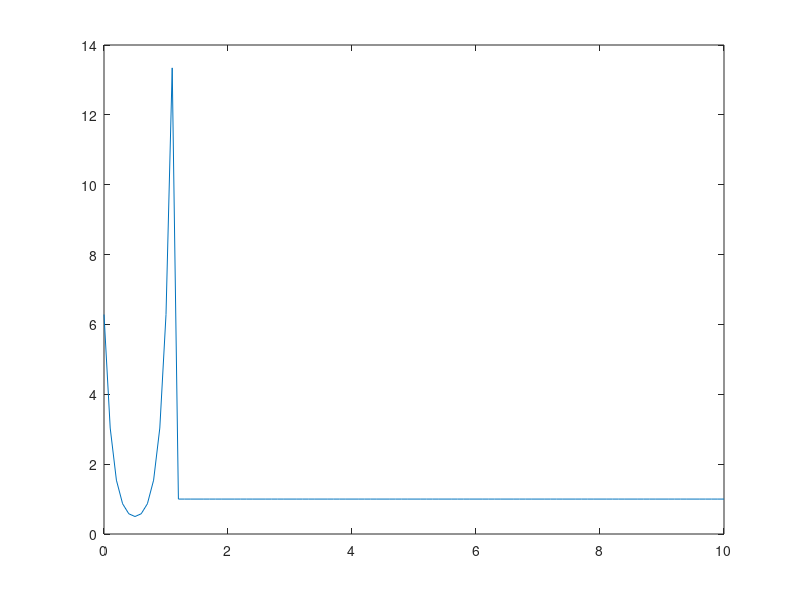

Reproduce this figure in MATLAB.

rNL=20;
c=(((10.^(-rNL/10))+1))/2;             %define c
gamma=0.5;
fun=@(b) (tanh(b*0.5)/(b*gamma))+c-1;
b=fzero(fun,[1,5*10^20]);              %define b
a=1/(b*gamma);  
k=0.1;
d_RG=0.5;
y_BLOCK1=0:0.1:10;
D=ones(size(y_BLOCK1));
fNL_BLOCK1=ones(size(y_BLOCK1));
f1=(y_BLOCK1<=(1+k));
f2=(y_BLOCK1>(1+k));
D(f1)=a.*b.*((sech((y_BLOCK1(f1)-d_RG).*b)).^2);% derivate of tansfer function
fNL_BLOCK1(f1)=(a.*tanh((y_BLOCK1(f1)-d_RG).*b)+ c);%tanh transfer function
%D(f2)=a*b*((sech(((1+k)-d_RG)*b))^2);
fNL_BLOCK1(f2)=(D(f2).*(y_BLOCK1(f2)-(1+k)))+(a*tanh(b*((1+k)-d_RG)))+ c;
D1=1./D;
%PDF_fNL1_BLOCK1=(abs(D1)).*PDF_gain1_BLOCK1;
figure (3);
plot(y_BLOCK1, D1);
% plot(y_BLOCK1, fNL_BLOCK1);
hold on;
